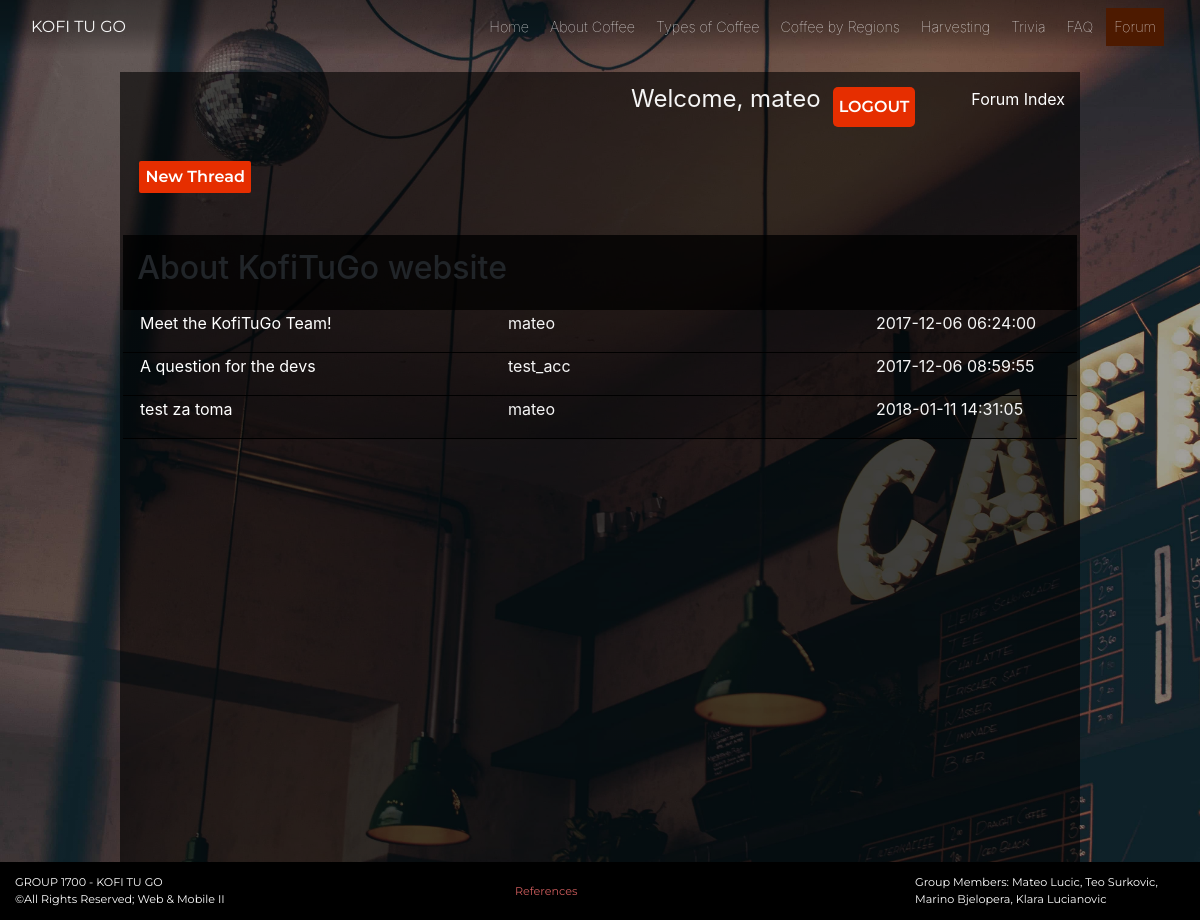
The app's page /pages/forum/forum_pages/category.php?id=1 (signed in) with its own data.
### tables this page shows
CREATE TABLE `users` (
  `user_id` int(8) NOT NULL AUTO_INCREMENT,
  `user_name` varchar(30) NOT NULL,
  `user_pass` varchar(255) NOT NULL,
  `user_email` varchar(255) NOT NULL,
  `user_date` datetime NOT NULL,
  `user_level` int(8) NOT NULL,
  PRIMARY KEY (`user_id`),
  UNIQUE KEY `user_name_unique` (`user_name`)
);

CREATE TABLE `categories` (
  `cat_id` int(8) NOT NULL AUTO_INCREMENT,
  `cat_name` varchar(255) NOT NULL,
  `cat_description` varchar(255) NOT NULL,
  PRIMARY KEY (`cat_id`),
  UNIQUE KEY `cat_name_unique` (`cat_name`)
);

CREATE TABLE `topics` (
  `topic_id` int(8) NOT NULL AUTO_INCREMENT,
  `topic_subject` varchar(255) NOT NULL,
  `topic_date` datetime NOT NULL,
  `topic_cat` int(8) NOT NULL,
  `topic_by` int(8) NOT NULL,
  PRIMARY KEY (`topic_id`),
  KEY `topic_cat` (`topic_cat`),
  KEY `topic_by` (`topic_by`),
  CONSTRAINT `topics_ibfk_1` FOREIGN KEY (`topic_cat`) REFERENCES `categories` (`cat_id`) ON DELETE CASCADE ON UPDATE CASCADE,
  CONSTRAINT `topics_ibfk_2` FOREIGN KEY (`topic_by`) REFERENCES `users` (`user_id`) ON UPDATE CASCADE
);

### src/pages/forum/forum_includes/conn_functions.inc (the view, shortened to what this page needs)
<?php
    function resultToArray($result){
        $rows = array();
        while($row = $result->fetch_assoc()){
            $rows[] = $row;
        }
        return $rows;
    }
    function populateTopicsFromCategory($conn,$id){
        $get_threads = "SELECT * FROM topics WHERE topic_cat = ".$id;
        $result = $conn->query($get_threads);
        $parsed_result = resultToArray($result);
        foreach ($parsed_result as $value){
            echo '<div class="topic_container">';
            echo '<div class="topic_name">';
            echo '<p><a href="thread.php?id='.$value['topic_id'].'">'.$value['topic_subject'].'</a></p>';
            echo '</div>';
            echo '<div class="topic_poster">';
            echo '<p>'.getPosterName($conn,$value['topic_by']).'</p>';
            echo '</div>';
            echo '<div class="topic_post_date">';
            echo '<p>'.$value['topic_date'].'</p>';
            echo '</div></div>';
        }
    }
    function getCategoryName($conn,$catID){
        $result = $conn->query("SELECT cat_name FROM categories WHERE cat_id =".$catID );
        $returnValue = $result->fetch_assoc();
        return $returnValue['cat_name'];
    }
    function getPosterName($conn,$posterID){
        $result = $conn->query("SELECT user_name FROM users WHERE user_id = ".$posterID);
        $returnValue = $result->fetch_assoc();
        return $returnValue['user_name'];
    }
    function getUserName($conn,$id){
        $result = $conn->query("SELECT user_name FROM users WHERE user_id=".$id);
        $returnValue = $result->fetch_assoc();
        return $returnValue['user_name'];
    }
    function configureLoginElement($conn,$targetLocation){
        if(!isset($_SESSION['uid'])){
            echo '<button id="login">LOGIN</button>';
            echo '<button id="signup">SIGN UP</button>';
        }
        else{
            echo '<p>Welcome, '.getUserName($conn,$_SESSION['uid']).'</p><form action="'.$targetLocation.'" method="post"><input id ="login" type="submit" value="LOGOUT"></form>';
        }
    }
?>

### src/pages/forum/forum_pages/category.php (shortened to what this page needs)
<?php
include_once "../forum_includes/forum_header.inc";
$id = $_GET['id'];
$conn = connect_forum($username,$password,$database);
?>
<div class="button_holder">
    <button id="thread_button" class="forum-buttons-other" onclick="displayOptions(<?php echo isset($_SESSION['uid'])?>)">New Thread</button>
</div>
<div class="new_thread_form_holder">
</div>
<div class="content_container">
    <div class="category_name">
        <h2>
            <?php echo getCategoryName($conn,$id);?>
        </h2>
    </div>
    <?php
        populateTopicsFromCategory($conn,$id);
    ?>
</div>
    </div>
<?php
include_once "../../includes/footer.inc";

### src/css/style.css (style rules this page uses)
.forum_holder a { color: white; }
.nav-element p { font-size: 1.5em; margin-right: 0.5rem; }
#login { margin-left: 5%; border-radius: 5px; border: none; width: 100%; height: 100%; background-color: #e62e00; font-family: 'Montserrat', sans-serif; color: #fff; font-weight: 600; }
.forum-buttons-other { width: 7rem; height: 2em; background-color: #e62e00; font-family: 'Montserrat', sans-serif; color: #fff; font-weight: 600; border-radius: 2px; border: none; margin: 2%; }
.content_container { display: flex; padding: 3px; flex-direction: column; border-radius: 5px; }
.category_name { display: flex; width: 100%; background-color: rgba(0,0,0, 0.8);; padding: 1.5%; }
.topic_container { display: flex; flex-direction: row; border-bottom: 1px solid black; background: rgba(0, 0, 0, .2); padding: 1px 17px; }
.topic_name { display:flex; width: 40%; flex-direction: column; justify-content: center; }
.topic_poster { display:flex; width: 40%; flex-direction: column; justify-content: center; }
.topic_post_date { display:flex; width: 20%; flex-direction: column; justify-content: center; }
.new_thread_form_holder { padding: 1%; }
#hero-msg-div, h1, p, #logo { color: whitesmoke !important; }
body { background-image: linear-gradient(rgba(0, 0, 0, 0.3), rgba(0, 0, 0, 0.3), rgba(0, 0, 0, 0.3)), url("../assets/images/hero.jpg"); background-size: cover; background-repeat: no-repeat; min-height: 100vh; background-attachment: fixed; min-height: 100vh; }

### records on screen
users: user_name "mateo"
categories: cat_name "About KofiTuGo website"
topics: topic_subject "Meet the KofiTuGo Team!", topic_by.user_name "mateo", topic_date "2017-12-06 06:24:00"
topics: topic_subject "A question for the devs", topic_by.user_name "test_acc", topic_date "2017-12-06 08:59:55"
topics: topic_subject "test za toma", topic_by.user_name "mateo", topic_date "2018-01-11 14:31:05"
